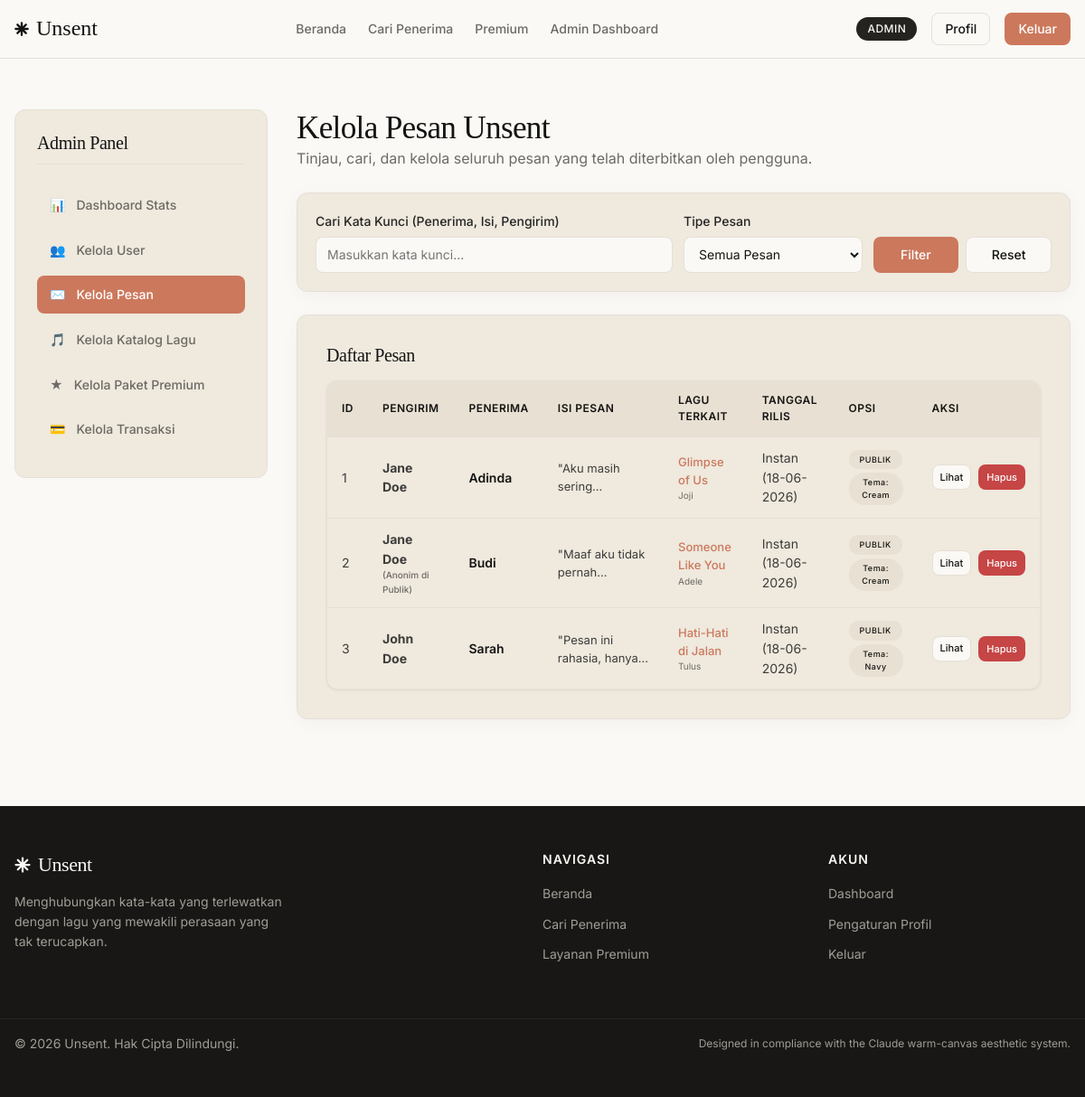
Page /manage_messages.php (signed in) on the committed database.
### tables this page shows
CREATE TABLE `messages` (
  `id_message` INT AUTO_INCREMENT PRIMARY KEY,
  `id_user` INT NOT NULL,
  `recipient_name` VARCHAR(100) NOT NULL,
  `message_content` TEXT NOT NULL,
  `id_song` INT NOT NULL,
  `anonymous` TINYINT(1) DEFAULT 0,
  `private_message` TINYINT(1) DEFAULT 0,
  `theme` VARCHAR(50) DEFAULT 'cream',
  `scheduled_date` DATE NULL,
  `created_at` TIMESTAMP DEFAULT CURRENT_TIMESTAMP,
  FOREIGN KEY (`id_user`) REFERENCES `users` (`id_user`) ON DELETE CASCADE,
  FOREIGN KEY (`id_song`) REFERENCES `songs` (`id_song`) ON DELETE RESTRICT
);

CREATE TABLE `users` (
  `id_user` INT AUTO_INCREMENT PRIMARY KEY,
  `name` VARCHAR(100) NOT NULL,
  `email` VARCHAR(100) NOT NULL UNIQUE,
  `password` VARCHAR(255) NOT NULL,
  `role` ENUM('admin', 'user') DEFAULT 'user',
  `premium_status` TINYINT(1) DEFAULT 0,
  `premium_until` DATETIME NULL,
  `created_at` TIMESTAMP DEFAULT CURRENT_TIMESTAMP
);

CREATE TABLE `songs` (
  `id_song` INT AUTO_INCREMENT PRIMARY KEY,
  `title` VARCHAR(150) NOT NULL,
  `artist` VARCHAR(100) NOT NULL,
  `link` VARCHAR(255) NOT NULL,
  `cover_image` VARCHAR(255) DEFAULT NULL,
  `spotify_url` VARCHAR(255) DEFAULT NULL,
  `created_at` TIMESTAMP DEFAULT CURRENT_TIMESTAMP
);

### includes/config.php (called while the page is built, shortened)
<?php
function sanitize($data) {
    return htmlspecialchars(trim($data), ENT_QUOTES, 'UTF-8');
}
?>

### manage_messages.php (the view, shortened to what this page needs)
<?php
require_once __DIR__ . '/includes/config.php';
$filter_type = isset($_GET['type']) ? sanitize($_GET['type']) : 'all';
$filter_q = isset($_GET['q']) ? sanitize($_GET['q']) : '';
$query_str = "
    SELECT m.*, s.title as song_title, s.artist as song_artist, u.name as author_name, u.email as author_email
    FROM messages m
    JOIN songs s ON m.id_song = s.id_song
    JOIN users u ON m.id_user = u.id_user
    WHERE 1=1
";
$params = [];
$query_str .= " ORDER BY m.created_at DESC";
try {
    $stmt = $pdo->prepare($query_str);
    $stmt->execute($params);
    $all_messages = $stmt->fetchAll();
} catch (PDOException $e) {
    $all_messages = [];
    $error = 'Gagal mengambil data pesan: ' . $e->getMessage();
}
?>
<?php require_once __DIR__ . '/includes/header.php'; ?>
<div class="dashboard-grid">
  <div class="sidebar-card">
    <h3 style="font-size: 20px; border-bottom: 1px solid var(--color-hairline); padding-bottom: 10px; margin-bottom: 15px;">Admin Panel</h3>
    <ul class="sidebar-menu">
      <li><a href="dashboard_admin.php"><span>📊</span> Dashboard Stats</a></li>
      <li><a href="manage_users.php"><span>👥</span> Kelola User</a></li>
      <li><a href="manage_messages.php" class="active"><span>✉️</span> Kelola Pesan</a></li>
      <li><a href="manage_songs.php"><span>🎵</span> Kelola Katalog Lagu</a></li>
      <li><a href="manage_premium.php"><span>★</span> Kelola Paket Premium</a></li>
      <li><a href="manage_payments.php"><span>💳</span> Kelola Transaksi</a></li>
    </ul>
  </div>
  <div>
    <h2>Kelola Pesan Unsent</h2>
    <p style="color: var(--color-muted); margin-bottom: 25px;">Tinjau, cari, dan kelola seluruh pesan yang telah diterbitkan oleh pengguna.</p>
    <div class="card" style="background-color: var(--color-surface-card); margin-bottom: 25px; padding: 20px;">
      <form action="manage_messages.php" method="GET" style="display: grid; grid-template-columns: 2fr 1fr 1fr; gap: var(--spacing-sm); align-items: flex-end;">
        <div class="form-group" style="margin-bottom:0;">
          <label class="form-label">Cari Kata Kunci (Penerima, Isi, Pengirim)</label>
          <input type="text" name="q" class="form-input" placeholder="Masukkan kata kunci..." value="<?php echo sanitize($filter_q); ?>">
        </div>
        <div class="form-group" style="margin-bottom:0;">
          <label class="form-label">Tipe Pesan</label>
          <select name="type" class="form-input">
            <option value="all" <?php echo ($filter_type === 'all') ? 'selected' : ''; ?>>Semua Pesan</option>
          </select>
        </div>
        <div style="display: flex; gap: 8px;">
          <button type="submit" class="btn btn-primary" style="flex:1;">Filter</button>
          <a href="manage_messages.php" class="btn btn-secondary" style="flex:1; text-align:center;">Reset</a>
        </div>
      </form>
    </div>
    <div class="card" style="background-color: var(--color-surface-card);">
      <h3 style="font-size: 20px; margin-bottom: 15px;">Daftar Pesan</h3>
      <?php if (empty($all_messages)): ?>
        <p style="color: var(--color-muted); text-align: center; padding: 20px;">Tidak ada pesan yang ditemukan.</p>
      <?php else: ?>
        <div class="table-responsive">
          <table class="data-table">
            <thead>
              <tr>
                <th>ID</th>
                <th>Pengirim</th>
                <th>Penerima</th>
                <th>Isi Pesan</th>
                <th>Lagu Terkait</th>
                <th>Tanggal Rilis</th>
                <th>Opsi</th>
                <th>Aksi</th>
              </tr>
            </thead>
            <tbody>
              <?php foreach ($all_messages as $msg): ?>
                <tr>
                  <td><?php echo $msg['id_message']; ?></td>
                  <td title="<?php echo sanitize($msg['author_email']); ?>">
                    <strong><?php echo sanitize($msg['author_name']); ?></strong>
                    <?php if ($msg['anonymous']): ?>
                      <div style="font-size: 10px; color: var(--color-muted); font-weight: 500;">(Anonim di Publik)</div>
                    <?php endif; ?>
                  </td>
                  <td style="font-weight: 600; color: var(--color-ink);"><?php echo sanitize($msg['recipient_name']); ?></td>
                  <td>
                    <div style="max-width: 200px; max-height: 60px; overflow: hidden; text-overflow: ellipsis; display: -webkit-box; -webkit-line-clamp: 2; -webkit-box-orient: vertical; font-size:13px;" title="<?php echo sanitize($msg['message_content']); ?>">
                      "<?php echo sanitize($msg['message_content']); ?>"
                    </div>
                  </td>
                  <td>
                    <div style="font-size:13px; font-weight:500; color: var(--color-primary);"><?php echo sanitize($msg['song_title']); ?></div>
                    <div style="font-size:10px; color:var(--color-muted);"><?php echo sanitize($msg['song_artist']); ?></div>
                  </td>
                  <td>
                    <?php
                      if ($msg['scheduled_date'] !== null) {
                          $sched = strtotime($msg['scheduled_date']);
                          if ($sched > time()) {
                              echo '<span style="color: var(--color-warning); font-weight:500;">Terjadwal: ' . date('d-m-Y', $sched) . '</span>';
                          } else {
                              echo 'Rilis (' . date('d-m-Y', $sched) . ')';
                          }
                      } else {
                          echo 'Instan (' . date('d-m-Y', strtotime($msg['created_at'])) . ')';
                      }
                    ?>
                  </td>
                  <td>
                    <div style="display: flex; flex-direction: column; gap: 4px;">
                      <?php if ($msg['private_message']): ?>
                        <span class="badge badge-dark" style="font-size: 9px; width: fit-content; text-align: center;">Privat</span>
                      <?php else: ?>
                        <span class="badge badge-cream" style="font-size: 9px; width: fit-content; text-align: center;">Publik</span>
                      <?php endif; ?>
                      <span class="badge badge-cream" style="font-size: 9px; width: fit-content; text-align: center; text-transform: capitalize;">Tema: <?php echo $msg['theme']; ?></span>
                    </div>
                  </td>
                  <td>
                    <div style="display: flex; gap: 8px;">
                      <a href="view_message.php?id=<?php echo $msg['id_message']; ?>" class="btn btn-secondary" style="height:28px; padding:2px 8px; font-size:11px;">Lihat</a>
                      <form action="manage_messages.php" method="POST" onsubmit="return confirm('Apakah Anda yakin ingin menghapus pesan ini secara permanen dari sistem?');" style="display: inline;">
                        <button type="submit" class="btn btn-danger" style="height:28px; padding:2px 8px; font-size:11px;">Hapus</button>
                      </form>
                    </div>
                  </td>
                </tr>
              <?php endforeach; ?>
            </tbody>
          </table>
        </div>
      <?php endif; ?>
    </div>
  </div>
</div>
<?php require_once __DIR__ . '/includes/footer.php'; ?>

### rows in the picture
messages: id_message "1", id_user.name "Jane Doe", recipient_name "Adinda", message_content "Aku masih…", id_song.title "Glimpse of Us", id_song.artist "Joji", created_at "18-06-2026", private_message "PUBLIK", theme "Cream"
messages: id_message "2", id_user.name "Jane Doe", anonymous "(Anonim di Publik)", recipient_name "Budi", message_content "Maaf aku tidak…", id_song.title "Someone Like You", id_song.artist "Adele", created_at "18-06-2026", private_message "PUBLIK", theme "Cream"
messages: id_message "3", id_user.name "John Doe", recipient_name "Sarah", message_content "Pesan ini rahasia,…", id_song.title "Hati-Hati di Jalan", id_song.artist "Tulus", created_at "18-06-2026", private_message "PUBLIK", theme "Navy"
